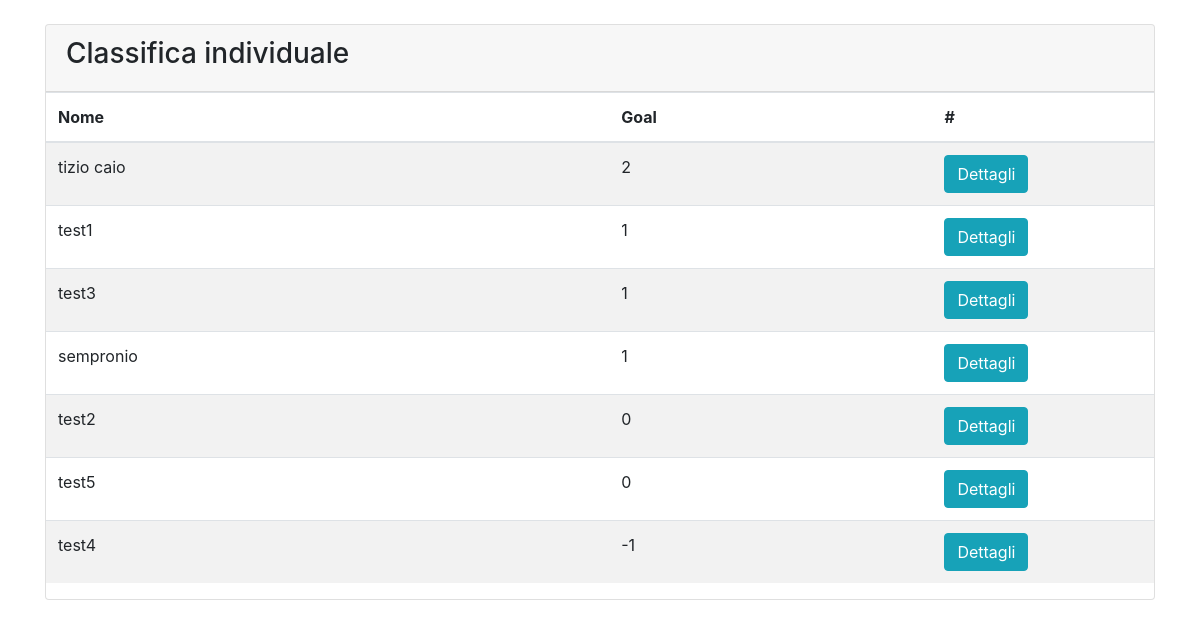
Before: /calcetto/classifica with the older database file.
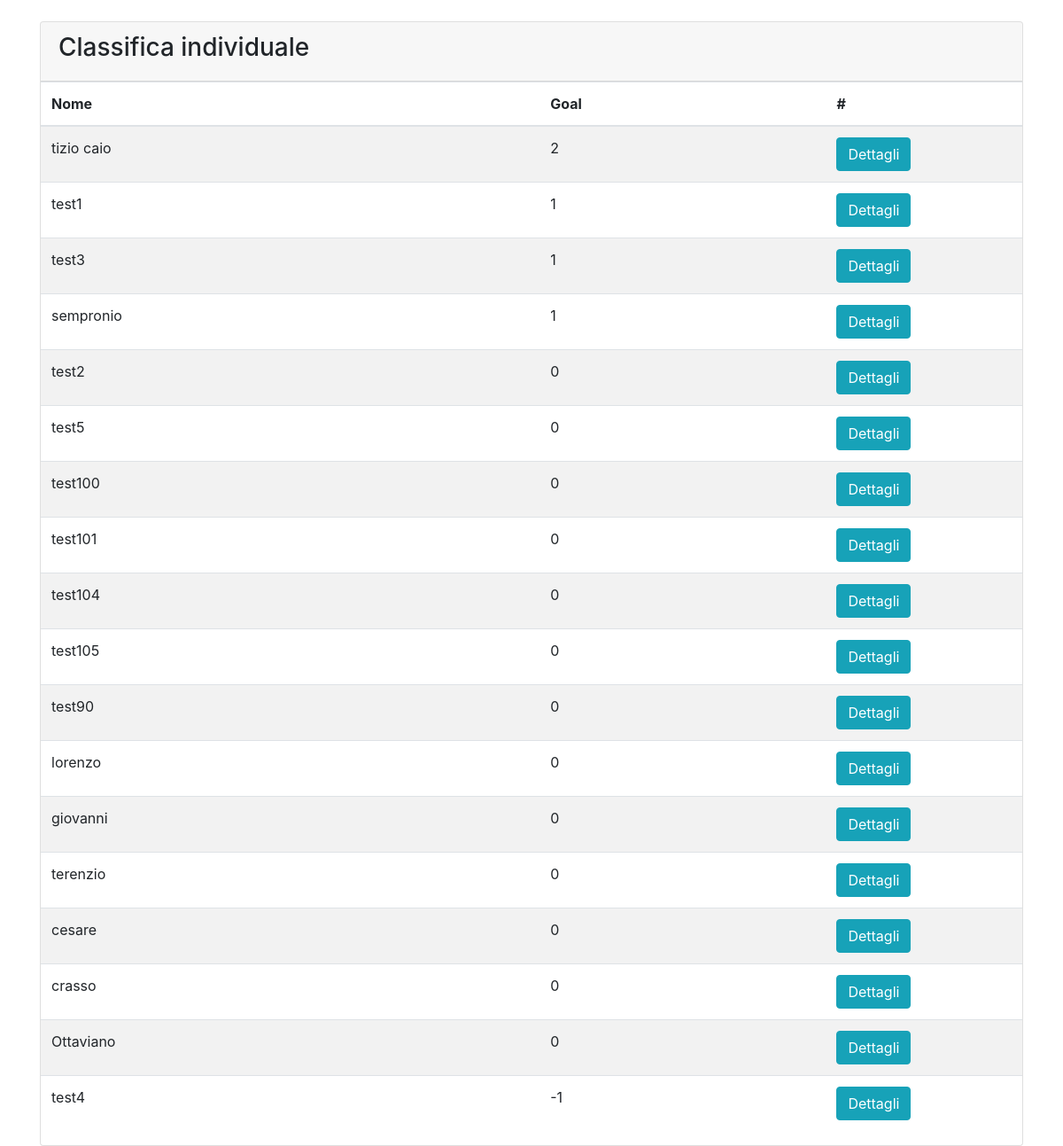
After: the same page with the newer database file.
### calcetto/models.py (models this page shows, shortened)
class Studente(models.Model):
    nome = models.CharField(max_length=100)
    cartellini = models.ManyToManyField(Cartellino)
    goals = models.IntegerField(default=0)

### calcetto/views.py (the view)
# urls.py: path('calcetto/classifica', views.Classifica.as_view()),
class Classifica(ListView):
    queryset = Studente.objects.order_by('-goals')
    paginate_by = 20

### calcetto/templates/calcetto/studente_list.html (shortened to what this page needs)
{% extends 'base.html' %}
{% block content %}
<br>
<div class="container">
<div class="card">
  <div class="card-header">
    <h3>Classifica individuale</h3>
  </div>
<table class="table table-striped">
  <thead>
    <tr>
      <th>Nome</th>
      <th>Goal</th>
      <th width="20%">#</th>
    </tr>
  </thead>
{% for studente in object_list %}
    <tr>
      <td>{{ studente.nome }}</td>
      <td>{{ studente.goals }}</td>
      <td><a href="/calcetto/studente/{{studente.id}}"><button class="btn btn-info">Dettagli</button></a></td>
    </tr>
{% empty %}
    <li>Non è ancora presente nessuna partita</li>
{% endfor %}
</table>
</div>
</div>
{% endblock %}

### calcetto/templates/base.html (shortened to what this page needs)
<!DOCTYPE html>
<html lang="en" dir="ltr">
  <head>
    <link rel="stylesheet" href="https://stackpath.bootstrapcdn.com/bootstrap/4.2.1/css/bootstrap.min.css">
  </head>
  <body>
    {% block content %}
    {% endblock %}
  </body>
</html>

Changed rows visible on the page:
added Studente: nome "test100", goals "0"
added Studente: nome "test101", goals "0"
added Studente: nome "test104", goals "0"
added Studente: nome "test105", goals "0"
added Studente: nome "test90", goals "0"
added Studente: nome "lorenzo", goals "0"
added Studente: nome "giovanni", goals "0"
added Studente: nome "terenzio", goals "0"
added Studente: nome "cesare", goals "0"
added Studente: nome "crasso", goals "0"
added Studente: nome "Ottaviano", goals "0"
